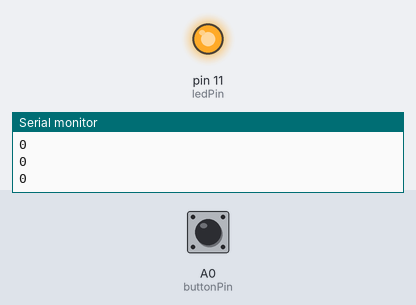
This sketch was run on a simulated Arduino Uno, built with avr-gcc and run on an emulated ATmega328P. On the bench: output pins drawn as LEDs (lit = HIGH), the last lines printed to the serial monitor. The inputs (shaded band) are chosen by the test bench; at power-on: A0 (buttonPin) LOW.

Above: at 1.2 s.
1.3 s: A0 (buttonPin) pulled HIGH for 0.15 s
At 1.42 s:
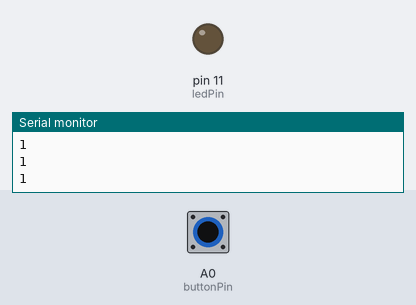
3.0 s: A0 (buttonPin) pulled HIGH for 3.2 s
At 7.2 s:
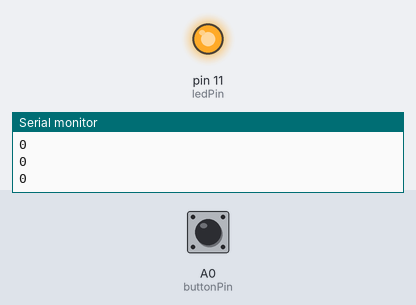
Timing chart, 0 to 8.7 s (numbered marks = the images above; inputs shaded):
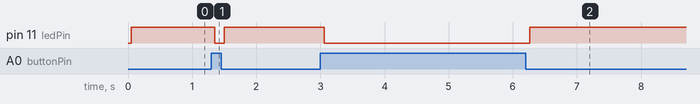

The sketch:

pushbutton_1.ino
```cpp
int buttonPin = A0;
int ledPin  = 11;
int buttonRead;
int s_delay = 50;
void setup() {
pinMode(ledPin, OUTPUT);
pinMode(buttonPin, INPUT);
Serial.begin(9600);

}

void loop() {
  buttonRead = digitalRead(buttonPin);
  Serial.println(buttonRead);
  delay(s_delay);

if (buttonRead == 1){
  digitalWrite(ledPin, LOW);
}
if (buttonRead == 0){
  digitalWrite(ledPin, HIGH);
}
}
```

Measured:
- after the input at 1.3 s, pin 11 (ledPin): HIGH → LOW after 0.05 s, → HIGH 0.15 s later
- after the input at 3.0 s, pin 11 (ledPin): HIGH → LOW after 0.06 s, → HIGH 3.2 s later
